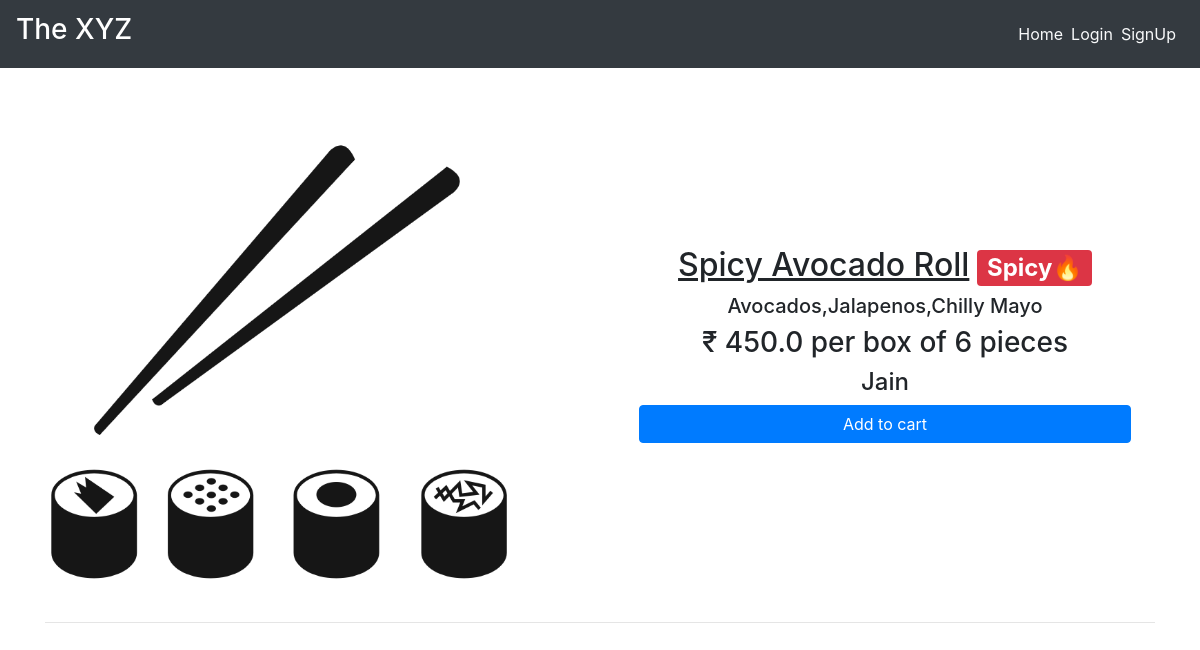
The app's page /dishes/spicy-avocado with its own data.
### main/models.py (models this page shows, shortened)
class Item(models.Model):
    LABELS = (
        ('BestSeller', 'BestSeller'),
        ('New', 'New'),
        ('Spicy🔥', 'Spicy🔥'),
    )
    LABEL_COLOUR = (
        ('danger', 'danger'),
        ('success', 'success'),
        ('primary', 'primary'),
        ('info', 'info')
    )
    title = models.CharField(max_length=150)
    description = models.CharField(max_length=250,blank=True)
    price = models.FloatField()
    pieces = models.IntegerField(default=6)
    instructions = models.CharField(max_length=250,default="Jain Option Available")
    image = models.ImageField(default='default.png', upload_to='images/')
    labels = models.CharField(max_length=25, choices=LABELS, blank=True)
    label_colour = models.CharField(max_length=15, choices=LABEL_COLOUR, blank=True)
    slug = models.SlugField(default="sushi_name")
    created_by = models.ForeignKey(User, on_delete=models.CASCADE)
    def get_add_to_cart_url(self):
        return reverse("main:add-to-cart", kwargs={
            'slug': self.slug
        })

### main/views.py (the view)
# urls.py: path('dishes/<slug>', MenuDetailView.as_view(), name='dishes'),
class MenuDetailView(DetailView):
    model = Item
    template_name = 'main/dishes.html'

### main/templates/main/dishes.html
{% extends "main/layout.html" %}
{% block content %}
<div class="dishes">
  <main class="mt-3 pt-4 main">
    <div class="container dark-grey-text">
      <div class="row wow fadeIn">
        <div class="col-md-6 mb-4">
          <img src="{{ object.image.url }}" class="img-fluid mt-4" alt="">
        </div>
        <div class="col-md-6 mb-4 information">
          <div class="p-4 content">
            <div class="mt-0">
                <h2><u>{{ object.title }}</u><span class="badge badge-{{ object.label_colour }} ml-2">{{ object.labels }}</span></h2>
            </div>
            <div class="lead">
              {% if object.description %}
              <h5>{{ object.description }}</h5>
              {% endif %}
              <h3>₹ {{ object.price }} per box of {{ object.pieces}} pieces</h3>
              <h4>{{ object.instructions }}</h4>
            </div>
            <a href="{{ object.get_add_to_cart_url }}" class="btn btn-primary btn-md my-0 p">Add to cart</a>
          </div>
        </div>
      </div>
      <hr>
    </div>
  </main>
</div>
{% endblock content %}

### main/static/main/styles.css (style rules this page uses)
.dishes .main .container .row img { max-width: 540px; max-height: 450px; width: fit-content; }
.dishes .main .container .row .content { display: flex; flex-direction: column; text-align: center; justify-content: center; }
.dishes .main .container .row .information { display: flex; flex-direction: column; text-align: center; justify-content: center; }

### records on screen
Item: image (picture), title "Spicy Avocado Roll", labels "Spicy🔥", description "Avocados,Jalapenos,Chilly Mayo", price "450.0", pieces "6", instructions "Jain"
